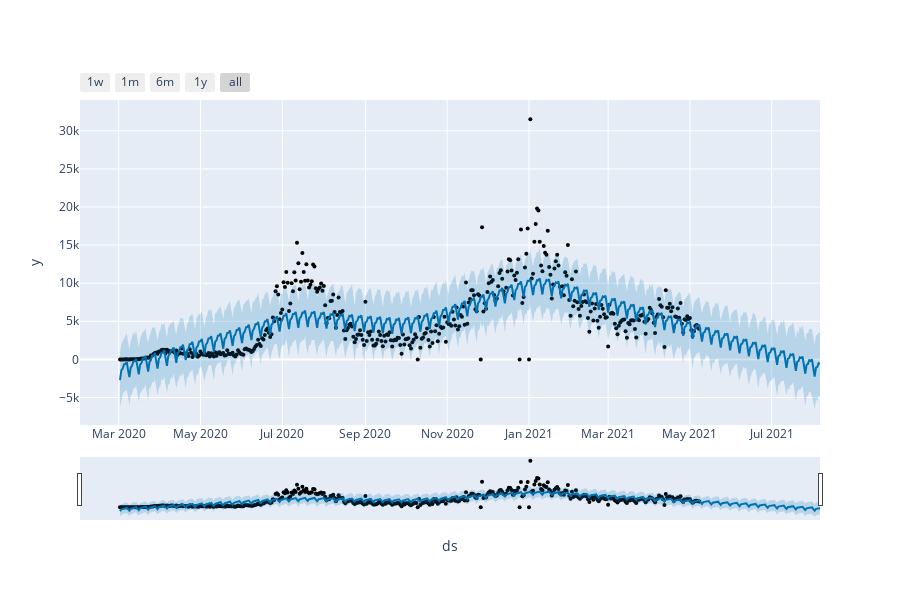

Notebook code cell kept with this figure:
### Markdown cell above
### PSSSST! Mikkel likes an interactive plot!

### Code cell
plot_plotly(m, forecast)

### Figure 1 — Plotly figure (JSON) as saved in the notebook; plotly's stock layout.template omitted (floating-point values rounded to 4 significant figures; data arrays with more than 128 entries replaced by an {"elided": "..."} marker saying what was removed)
{"data": [{"marker": {"color": "black", "size": 4}, "mode": "markers", "name": "Actual", "type": "scatter", "x": {"elided": "433 str values"}, "y": {"elided": "433 int values"}}, {"hoverinfo": "skip", "line": {"width": 0}, "mode": "lines", "type": "scatter", "x": {"elided": "523 str values"}, "y": {"elided": "523 float values"}}, {"fill": "tonexty", "fillcolor": "rgba(0, 114, 178, 0.2)", "line": {"color": "#0072B2", "width": 2}, "mode": "lines", "name": "Predicted", "type": "scatter", "x": {"elided": "523 str values"}, "y": {"elided": "523 float values"}}, {"fill": "tonexty", "fillcolor": "rgba(0, 114, 178, 0.2)", "hoverinfo": "skip", "line": {"width": 0}, "mode": "lines", "type": "scatter", "x": {"elided": "523 str values"}, "y": {"elided": "523 float values"}}], "layout": {"height": 600, "showlegend": false, "width": 900, "xaxis": {"rangeselector": {"buttons": [{"count": 7, "label": "1w", "step": "day", "stepmode": "backward"}, {"count": 1, "label": "1m", "step": "month", "stepmode": "backward"}, {"count": 6, "label": "6m", "step": "month", "stepmode": "backward"}, {"count": 1, "label": "1y", "step": "year", "stepmode": "backward"}, {"step": "all"}]}, "rangeslider": {"visible": true}, "title": {"text": "ds"}, "type": "date"}, "yaxis": {"title": {"text": "y"}}}}
